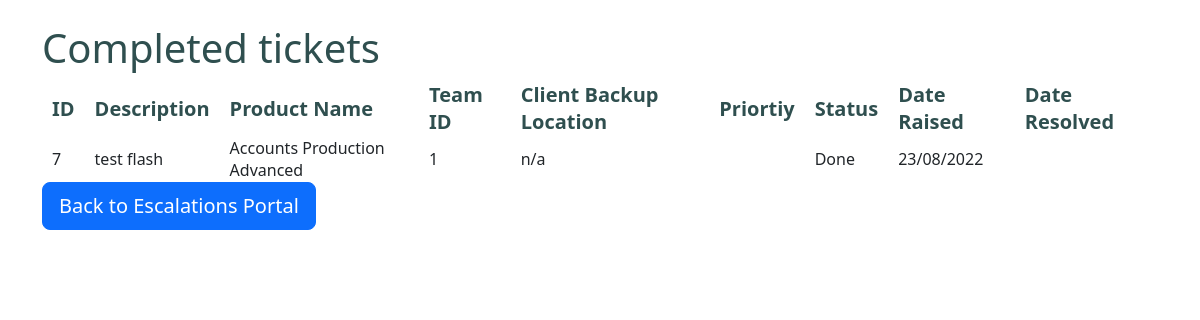
The app's page /completedtickets (signed in) with its own data.
### tables this page shows
CREATE TABLE Tickets
         (TicketID INTEGER PRIMARY KEY AUTOINCREMENT,
          Description        TEXT          NOT NULL,
          ClientBackup       VARCHAR(50),
          Priority           VARCHAR(2)    NOT NULL,
          Status             TEXT          NOT NULL,
          DateRaised         TEXT          NOT NULL,
          DateResolved       TEXT,
          ProductName        TEXT          NOT NULL,
          TeamID             INT           NOT NULL);

### TicketSystem/views.py (the view)
@app.route("/completedtickets")
def completedtickets():
    conn = get_db_connection()
    cursor = conn.cursor()
    cursor.execute('SELECT * FROM Tickets WHERE Status = "Done"')
    tickets = cursor.fetchall()
    if 'loggedin' in session:
        return render_template("completedtickets.html", tickets=tickets)
    return redirect(url_for('login'))

### TicketSystem/views.py (called while the page is built)
def get_db_connection():
    conn = sql.connect('ticketdb.db')
    conn.row_factory = sql.Row
    return conn

### TicketSystem/templates/completedtickets.html (shortened to what this page needs)
﻿<!DOCTYPE html>
{% extends 'base.html' %}
{% block content%}
<body>
    <h1>Completed tickets</h1>
    <table>
        <thead>
        <td>ID  </td>
        <td>Description  </td>
        <td>Product Name  </td>
        <td>Team ID  </td>
        <td>Client Backup Location  </td>
        <td>Priortiy  </td>
        <td>Status  </td>
        <td>Date Raised  </td>
        <td>Date Resolved  </td>
        </thead>
        {% for ticket in tickets %}
        <tr>
            <td>{{ticket["TicketID"]}}</td>
            <td>{{ticket["Description"]}}</td>
            <td>{{ticket["ProductName"]}}</td>
            <td>{{ticket["TeamID"]}}</td>
            <td>{{ticket["ClientBackup"]}}</td>
            <td>{{ticket["Priortiy"]}}</td>
            <td>{{ticket["Status"]}}</td>
            <td>{{ticket["DateRaised"]}}</td>
            <td>{{ticket["DateResolved"]}}</td>
        </tr>
        {% endfor %}
    </table>
    <a href="dashboard" class="btn btn-primary btn-lg">Back to Escalations Portal</a>
</body>
{% endblock %}

### TicketSystem/static/css/style.css (style rules this page uses)
h1 { color: darkslategray; font-size:60px; }
thead { color:darkslategray; font-size: 20px; font-weight: bold; }
body { background: #f4f4f4; }
td { padding-left: 10px; padding-right: 10px; }

### records on screen
Tickets: TicketID "7", Description "test flash", ProductName "Accounts Production Advanced", TeamID "1", ClientBackup "n/a", Status "Done", DateRaised "23/08/2022"
